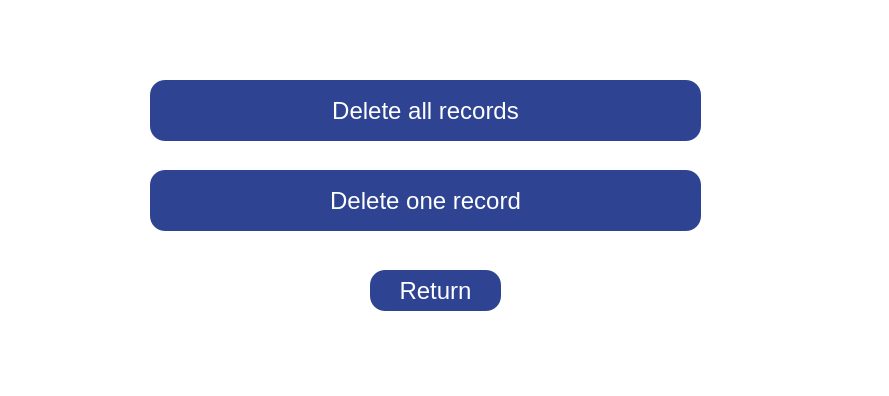
<?xml version="1.0" encoding="UTF-8"?>
<ui version="4.0">
 <class>DeleteOptions</class>
 <widget class="QWidget" name="DeleteOptions">
  <property name="geometry">
   <rect>
    <x>0</x>
    <y>0</y>
    <width>889</width>
    <height>396</height>
   </rect>
  </property>
  <property name="windowTitle">
   <string>Form</string>
  </property>
  <property name="styleSheet">
   <string notr="true">background-color: rgb(255, 255, 255);</string>
  </property>
  <widget class="QPushButton" name="Deleteallrecords">
   <property name="geometry">
    <rect>
     <x>150</x>
     <y>80</y>
     <width>551</width>
     <height>61</height>
    </rect>
   </property>
   <property name="font">
    <font>
     <family>Arial</family>
     <pointsize>18</pointsize>
    </font>
   </property>
   <property name="styleSheet">
    <string notr="true">background-color: rgb(46, 68, 147);
color: rgb(255, 255, 255);
border-radius: 15px;border-width: 2px;</string>
   </property>
   <property name="text">
    <string>Delete all records</string>
   </property>
  </widget>
  <widget class="QPushButton" name="DeleteOneRecord">
   <property name="geometry">
    <rect>
     <x>150</x>
     <y>170</y>
     <width>551</width>
     <height>61</height>
    </rect>
   </property>
   <property name="font">
    <font>
     <family>Arial</family>
     <pointsize>18</pointsize>
    </font>
   </property>
   <property name="styleSheet">
    <string notr="true">background-color: rgb(46, 68, 147);
color: rgb(255, 255, 255);
border-radius: 15px;border-width: 2px;</string>
   </property>
   <property name="text">
    <string>Delete one record</string>
   </property>
  </widget>
  <widget class="QLabel" name="label">
   <property name="geometry">
    <rect>
     <x>198</x>
     <y>339</y>
     <width>441</width>
     <height>31</height>
    </rect>
   </property>
   <property name="font">
    <font>
     <pointsize>18</pointsize>
    </font>
   </property>
   <property name="text">
    <string/>
   </property>
  </widget>
  <widget class="QPushButton" name="Return">
   <property name="geometry">
    <rect>
     <x>370</x>
     <y>270</y>
     <width>131</width>
     <height>41</height>
    </rect>
   </property>
   <property name="font">
    <font>
     <family>Arial</family>
     <pointsize>18</pointsize>
    </font>
   </property>
   <property name="styleSheet">
    <string notr="true">background-color: rgb(46, 68, 147);
color: rgb(255, 255, 255);
border-radius: 15px;border-width: 2px;</string>
   </property>
   <property name="text">
    <string>Return</string>
   </property>
  </widget>
 </widget>
 <resources/>
 <connections/>
</ui>
